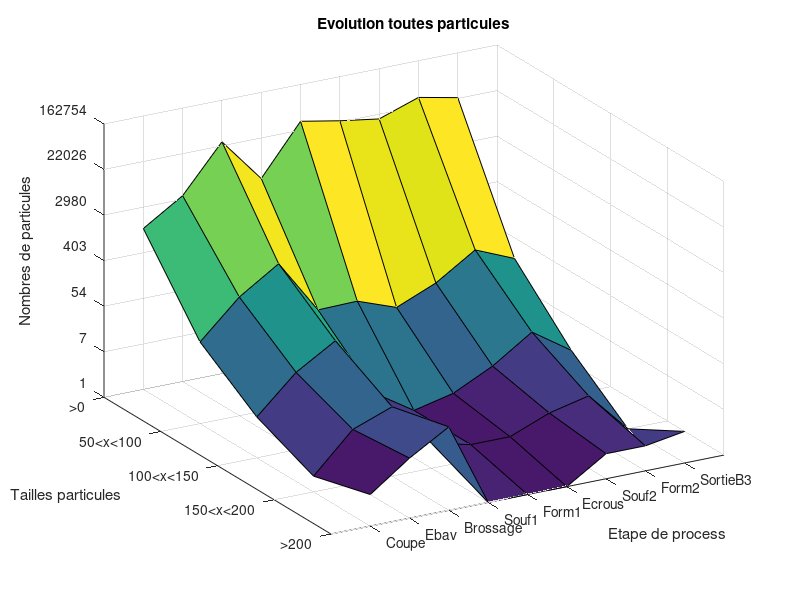
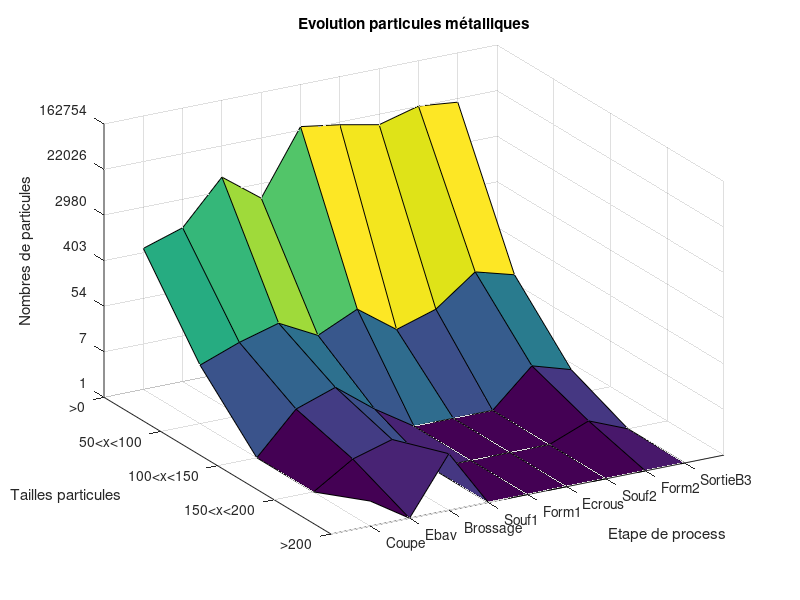

MATLAB code for these plots, in order:
%
% Données importées depuis les analyses
%
data = [1167	35	5	1	3	487	12	0	0	2
3486	182	29	10	13	853	24	5	2	0
26222	556	84	20	38	5580	40	10	4	11
3704	51	5	2	0	1565	16	2	0	0
32326	53	1	1	0	25597	37	0	0	0
23380	28	2	1	0	19652	10	0	0	0
17929	59	6	3	2	13926	18	0	0	0
32587	180	21	5	2	22303	68	4	1	0
22840	87	6	0	3	18714	42	2	0	0
24324	114	9	1	0	19011	54	1	0	0
23275	32	6	0	1	19480	5	0	0	0];

%
% Mise en échelle logarithmique
%

data = log(data + 1);

%
% Catégorisation
%

data = data(1:end-2,:);
particules = data(:,1:5);
particulesMetal = data(:,6:10);

%
% Visualisation
%

% Toutes particules

figure;
surf(particules);
view(60,30);

xticks(1:5);
xticklabels({'>0', '50<x<100', '100<x<150', '150<x<200', '>200'});

yticks(1:9);
yticklabels({'Coupe','Ebav','Brossage','Souf1','Form1','Ecrous','Souf2','Form2','SortieB3'});

zticks(0:2:12);
zticklabels(floor(exp(0:2:12)));

title('Evolution toutes particules');
xlabel('Tailles particules');
ylabel('Etape de process');
zlabel('Nombres de particules');

% Particules métalliques

figure;
surf(particulesMetal);
view(60, 30);

xticks(1:5);
xticklabels({'>0', '50<x<100', '100<x<150', '150<x<200', '>200'});

yticks(1:9);
yticklabels({'Coupe','Ebav','Brossage','Souf1','Form1','Ecrous','Souf2','Form2','SortieB3'});

zticks(0:2:12);
zticklabels(floor(exp(0:2:12)));

title('Evolution particules métalliques');
xlabel('Tailles particules');
ylabel('Etape de process');
zlabel('Nombres de particules');
